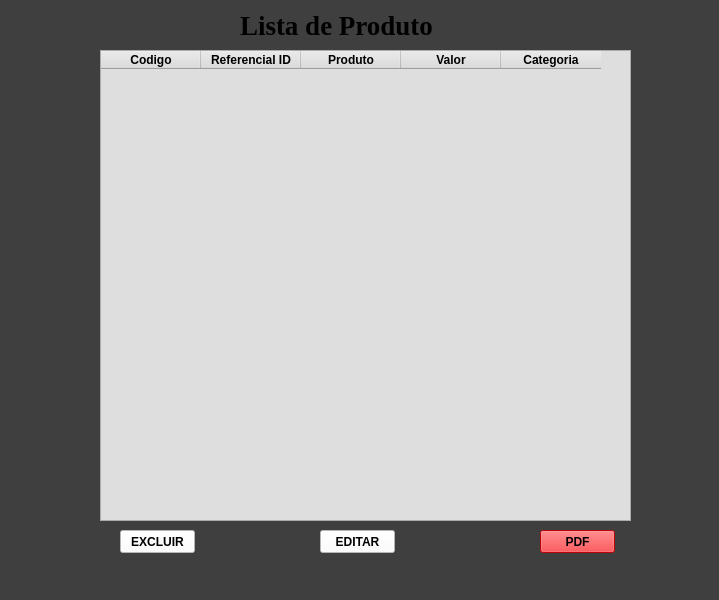
<?xml version="1.0" encoding="UTF-8"?>
<ui version="4.0">
 <class>MainWindow</class>
 <widget class="QMainWindow" name="MainWindow">
  <property name="geometry">
   <rect>
    <x>0</x>
    <y>0</y>
    <width>719</width>
    <height>600</height>
   </rect>
  </property>
  <property name="font">
   <font>
    <pointsize>20</pointsize>
   </font>
  </property>
  <property name="windowTitle">
   <string>MainWindow</string>
  </property>
  <property name="styleSheet">
   <string notr="true">background-color: rgb(0, 0, 127);
background-color: rgb(63, 63, 63);</string>
  </property>
  <widget class="QWidget" name="centralwidget">
   <widget class="QLabel" name="label">
    <property name="geometry">
     <rect>
      <x>240</x>
      <y>0</y>
      <width>231</width>
      <height>51</height>
     </rect>
    </property>
    <property name="font">
     <font>
      <family>Times New Roman</family>
      <pointsize>20</pointsize>
      <weight>75</weight>
      <bold>true</bold>
     </font>
    </property>
    <property name="styleSheet">
     <string notr="true"/>
    </property>
    <property name="text">
     <string>Lista de Produto</string>
    </property>
   </widget>
   <widget class="QTableWidget" name="tableWidget">
    <property name="geometry">
     <rect>
      <x>100</x>
      <y>50</y>
      <width>531</width>
      <height>471</height>
     </rect>
    </property>
    <property name="font">
     <font>
      <pointsize>10</pointsize>
     </font>
    </property>
    <property name="styleSheet">
     <string notr="true">background-color: rgb(222, 222, 222);</string>
    </property>
    <property name="gridStyle">
     <enum>Qt::NoPen</enum>
    </property>
    <column>
     <property name="text">
      <string>Codigo</string>
     </property>
     <property name="font">
      <font>
       <weight>75</weight>
       <bold>true</bold>
      </font>
     </property>
    </column>
    <column>
     <property name="text">
      <string>Referencial ID</string>
     </property>
     <property name="font">
      <font>
       <weight>75</weight>
       <bold>true</bold>
      </font>
     </property>
    </column>
    <column>
     <property name="text">
      <string>Produto</string>
     </property>
     <property name="font">
      <font>
       <weight>75</weight>
       <bold>true</bold>
      </font>
     </property>
    </column>
    <column>
     <property name="text">
      <string>Valor</string>
     </property>
     <property name="font">
      <font>
       <weight>75</weight>
       <bold>true</bold>
      </font>
     </property>
    </column>
    <column>
     <property name="text">
      <string>Categoria</string>
     </property>
     <property name="font">
      <font>
       <weight>75</weight>
       <bold>true</bold>
      </font>
     </property>
    </column>
   </widget>
   <widget class="QPushButton" name="pushButton">
    <property name="geometry">
     <rect>
      <x>540</x>
      <y>530</y>
      <width>75</width>
      <height>23</height>
     </rect>
    </property>
    <property name="font">
     <font>
      <weight>75</weight>
      <bold>true</bold>
     </font>
    </property>
    <property name="styleSheet">
     <string notr="true">background-color: rgb(255, 6, 10);
color: rgb(0, 0, 0);</string>
    </property>
    <property name="text">
     <string>PDF</string>
    </property>
   </widget>
   <widget class="QPushButton" name="pushButton_2">
    <property name="geometry">
     <rect>
      <x>120</x>
      <y>530</y>
      <width>75</width>
      <height>23</height>
     </rect>
    </property>
    <property name="font">
     <font>
      <weight>75</weight>
      <bold>true</bold>
     </font>
    </property>
    <property name="styleSheet">
     <string notr="true">background-color: rgb(255, 6, 10);
background-color: rgb(255, 255, 255);
color: rgb(0, 0, 0);</string>
    </property>
    <property name="text">
     <string>EXCLUIR</string>
    </property>
   </widget>
   <widget class="QPushButton" name="pushButton_3">
    <property name="geometry">
     <rect>
      <x>320</x>
      <y>530</y>
      <width>75</width>
      <height>23</height>
     </rect>
    </property>
    <property name="font">
     <font>
      <weight>75</weight>
      <bold>true</bold>
     </font>
    </property>
    <property name="styleSheet">
     <string notr="true">background-color: rgb(255, 255, 255);</string>
    </property>
    <property name="text">
     <string>EDITAR</string>
    </property>
   </widget>
  </widget>
  <widget class="QMenuBar" name="menubar">
   <property name="geometry">
    <rect>
     <x>0</x>
     <y>0</y>
     <width>719</width>
     <height>21</height>
    </rect>
   </property>
  </widget>
  <widget class="QStatusBar" name="statusbar"/>
 </widget>
 <resources/>
 <connections/>
</ui>
